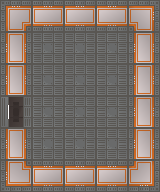

Tiled map render using the project's own tile images. Description and the whole map definition, tile-layer contents included, below:
An orthogonal 5x6 tile map with 32x32 px tiles, 2 tile layers (Background, Walls), 4 tilesets and 7 objects (3x puddle, rock, alien, exit, playerSpawn).

<map version="1.4" tiledversion="1.4.2" orientation="orthogonal" renderorder="right-down" width="5" height="6" tilewidth="32" tileheight="32" infinite="0" nextlayerid="5" nextobjectid="15">
 <tileset firstgid="1" name="Floor" tilewidth="32" tileheight="32" tilecount="63" columns="7">
  <image source="../Assets/tileset.png" width="224" height="288" />
 </tileset>
 <tileset firstgid="64" name="Rocks" tilewidth="32" tileheight="32" tilecount="1" columns="1">
  <image source="../Assets/addwork.png" width="32" height="32" />
 </tileset>
 <tileset firstgid="65" name="Aliens" tilewidth="32" tileheight="32" tilecount="2" columns="2">
  <image source="../Assets/aliensprite_idle.png" width="64" height="32" />
 </tileset>
 <tileset firstgid="67" name="Water" tilewidth="32" tileheight="32" tilecount="1" columns="1">
  <image source="../Assets/MasterSimple.png" width="32" height="32" />
 </tileset>
 <layer id="1" name="Background" width="5" height="6" locked="1">
  <data encoding="csv">
0,0,0,0,0,
0,9,9,9,0,
0,9,9,9,0,
42,9,9,9,0,
0,9,9,9,0,
0,0,0,0,0
</data>
 </layer>
 <layer id="2" name="Walls" width="5" height="6" locked="1">
  <data encoding="csv">
22,2,2,2,6,
8,0,0,0,8,
8,0,0,0,8,
0,0,0,0,8,
8,0,0,0,8,
13,2,2,2,11
</data>
 </layer>
 <objectgroup id="3" name="Group">
  <object id="1" name="rock" gid="64" x="64" y="128" width="32" height="32" />
  <object id="2" name="alien" gid="65" x="96" y="64" width="32" height="32" />
  <object id="12" name="puddle" gid="67" x="64" y="64" width="32" height="32" />
  <object id="13" name="puddle" gid="67" x="64" y="96" width="32" height="32" />
  <object id="14" name="puddle" gid="67" x="64" y="160" width="32" height="32" />
 </objectgroup>
 <objectgroup id="4" name="Player">
  <object id="3" name="exit" x="0" y="96" width="32" height="32" />
  <object id="5" name="playerSpawn" x="48" y="112">
   <point />
  </object>
 </objectgroup>
</map>
